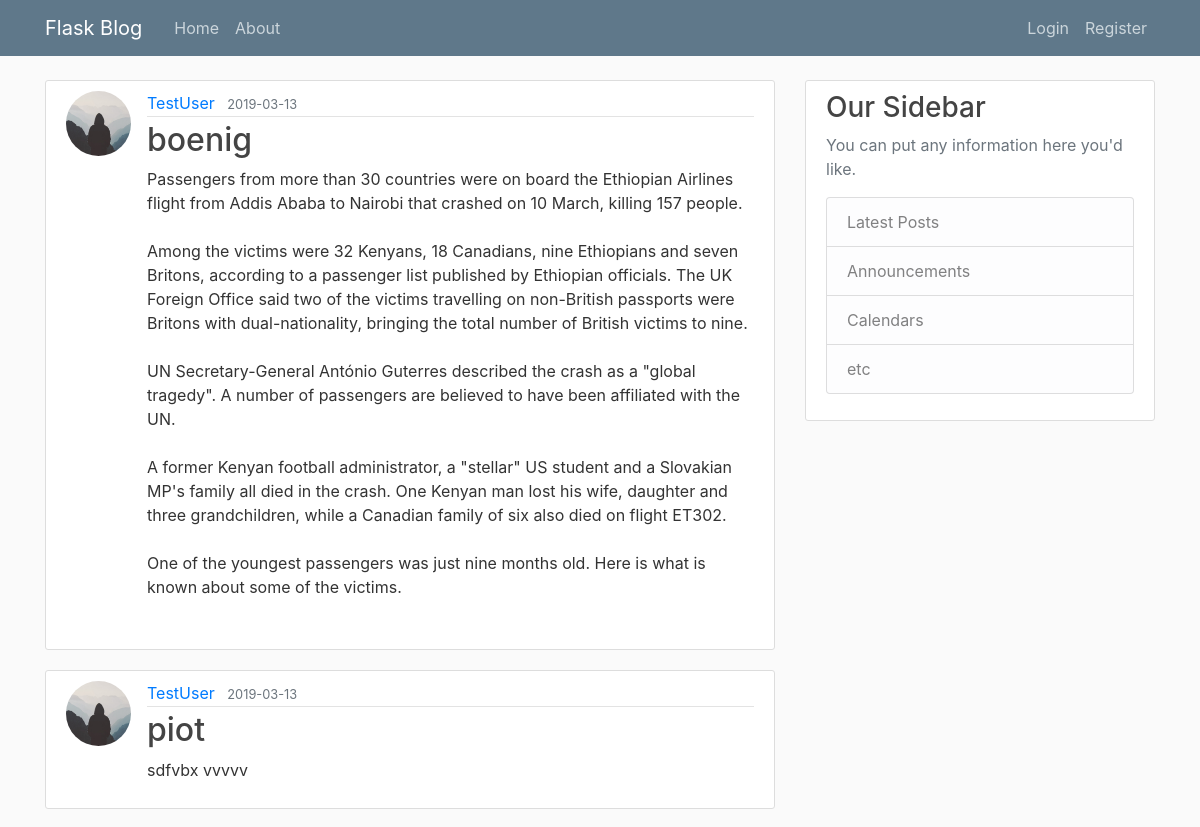
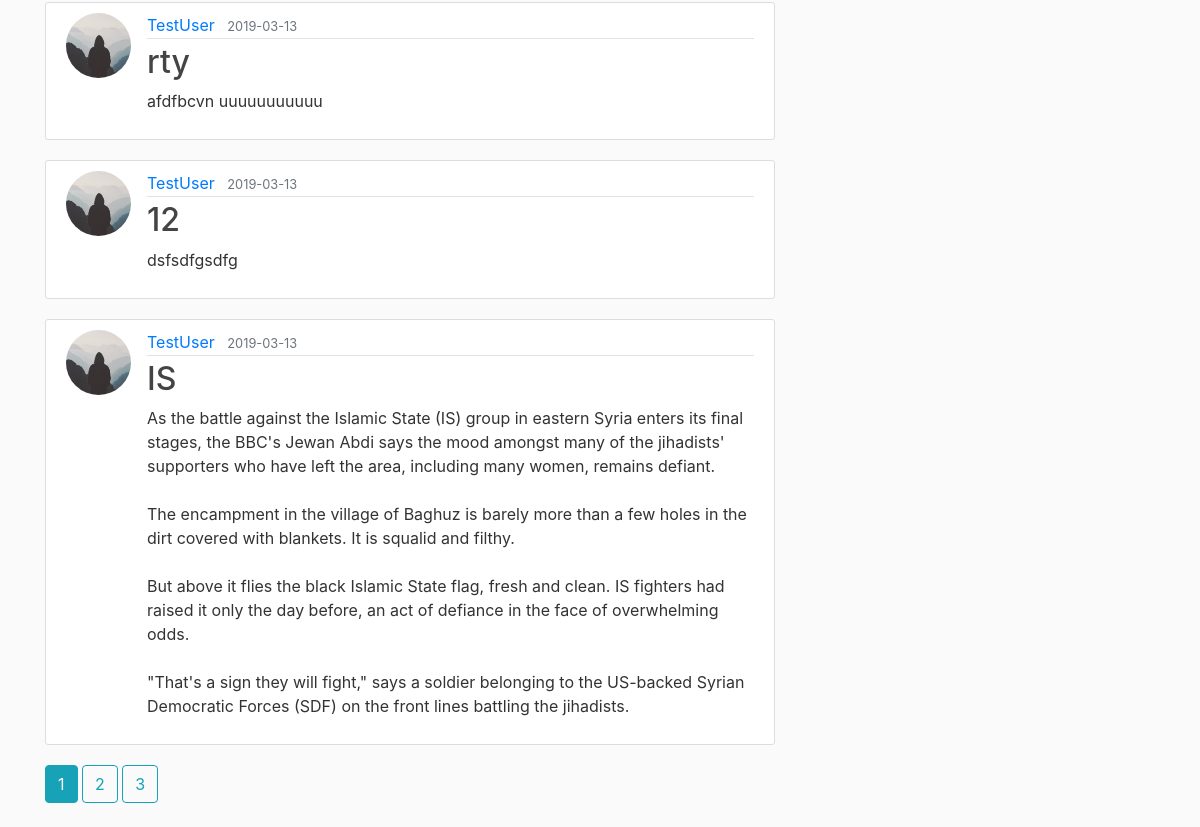
Page /home on the earlier database version (2 pictures, top to bottom).
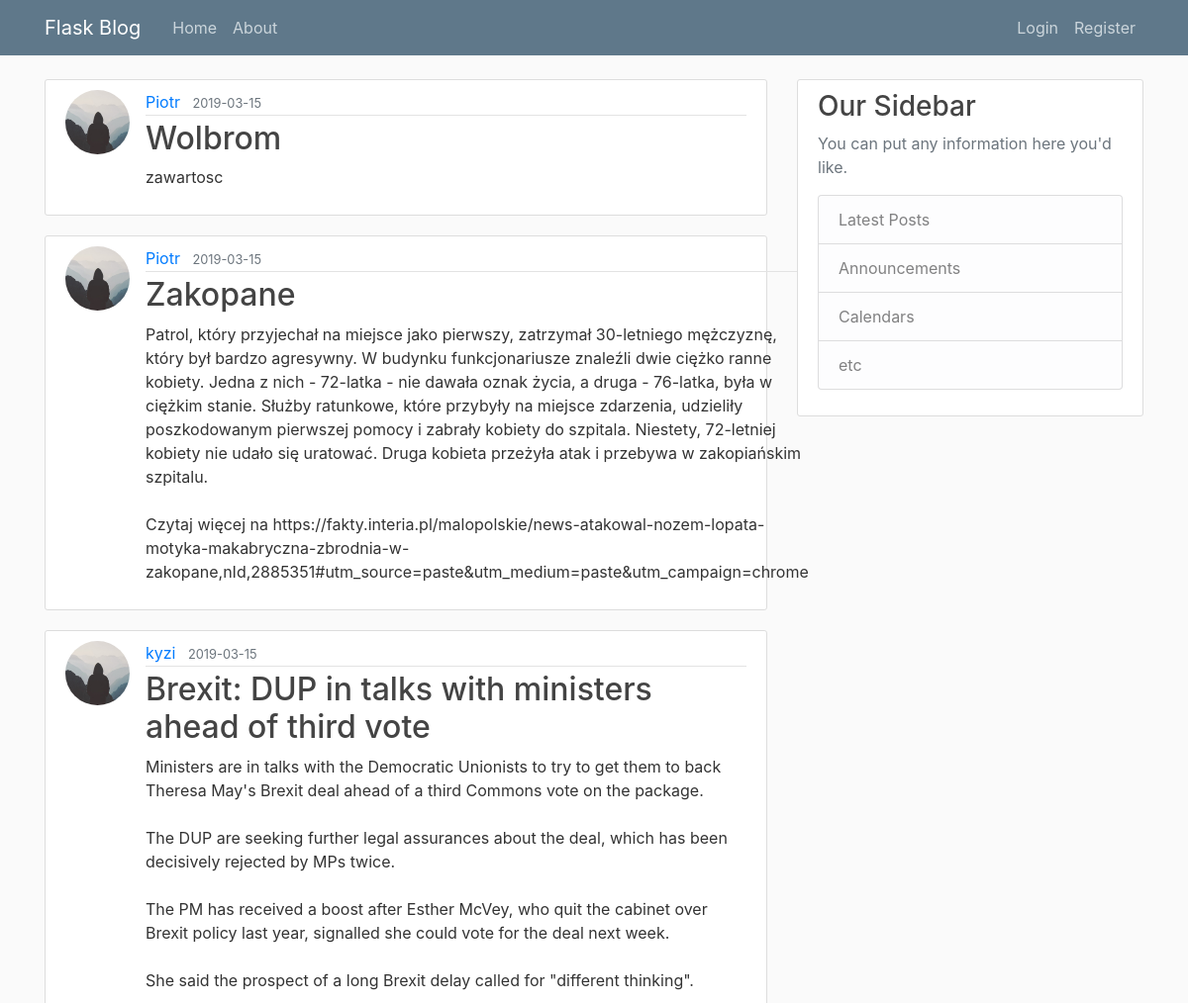
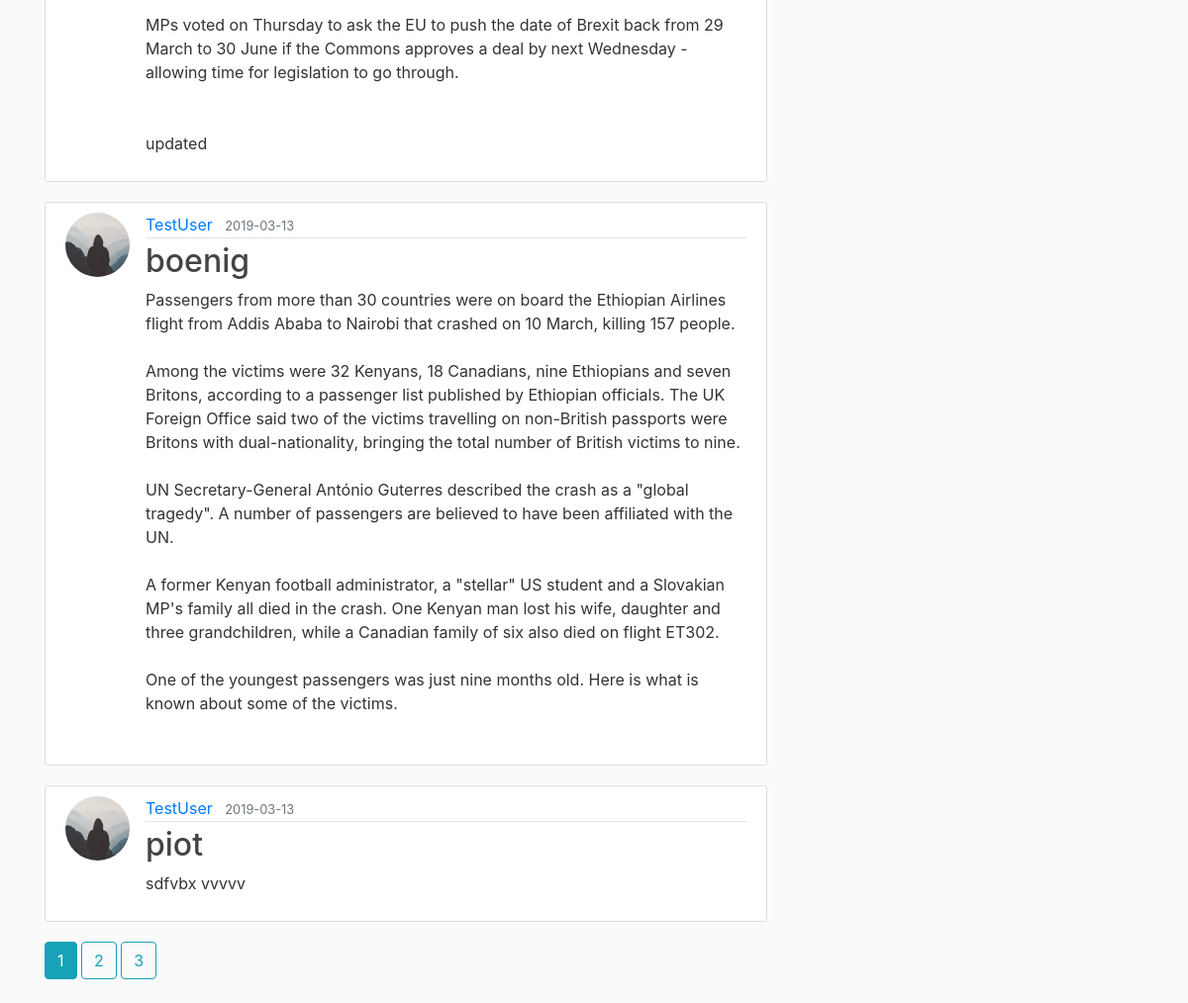
Same page on the later database version (2 pictures, top to bottom).
### flaskblog/models.py (models this page shows, shortened)
class Post(db.Model):
    id = db.Column(db.Integer, primary_key=True) #
    title = db.Column(db.String(100), nullable=False)
    date_posted = db.Column(db.DateTime, nullable=False, default = datetime.utcnow) # datetime.utcnow is without parenthis () because we want to pass function (not a value of this executed function)
    content = db.Column(db.Text, nullable=False)
    user_id = db.Column(db.Integer, db.ForeignKey('user.id'), nullable=False)

class User(db.Model, UserMixin):
    id = db.Column(db.Integer, primary_key=True) #user ID is an integer and this will be our pirimary_key
    username = db.Column(db.String(20), unique=True, nullable=False) #we assumed that username will be max 20 character long. username must be unique and cannot have value NULL
    email = db.Column(db.String(120), unique=True, nullable=False) #we assumed that email will be max 120 character long. email must be unique and cannot have value NULL
    image_file = db.Column(db.String(20), nullable=False, default='default.jpg') #we assumed that user profile picture name will be max 20 character long.
    password = db.Column(db.String(60), nullable=False)
    posts = db.relationship('Post', backref='author', lazy=True)

### flaskblog/main/routes.py (the view)
@main.route("/") #route decorator. This decoreator allows to add aditional subpages. Decorators allows to add aditional functionality to existing functions
@main.route("/home")
def home():
    page = request.args.get('page', 1, type=int) # default page is page '1', type int is for
    posts = Post.query.order_by(Post.date_posted.desc()).paginate(page=page, per_page=5) #create post variable that will use paginate and order posts (latest first)
    return render_template('home.html', posts= posts)

### flaskblog/templates/home.html (shortened to what this page needs)
{% extends "layout.html" %}
{% block content %}
    {% for post in posts.items %}
        <article class="media content-section">
          <img class="rounded-circle article-img" src="{{ url_for('static', filename = 'profile_pics/' + post.author.image_file) }}">
          <div class="media-body">
            <div class="article-metadata">
              <a class="mr-2" href=" {{ url_for('users.user_posts', username= post.author.username) }} ">{{ post.author.username }}</a>
              <small class="text-muted">{{ post.date_posted.strftime('%Y-%m-%d') }}</small>
            </div>
            <h2><a class="article-title" href="{{ url_for('posts.post', post_id = post.id) }}">{{ post.title }}</a></h2>
            <p class="article-content">{{ post.content }}</p>
          </div>
        </article>
    {% endfor %}
    {% for page_num in posts.iter_pages(left_edge=1, right_edge=1, left_current=1, right_current=2) %}
        {% if page_num %}
            {% if posts.page == page_num %}
                <a class = "btn btn-info mb-4" href="{{ url_for('main.home', page = page_num)}}">{{ page_num}}</a>
            {% else %}
                <a class = "btn btn-outline-info mb-4" href="{{ url_for('main.home', page = page_num)}}">{{ page_num}}</a>
            {% endif %}
        {% endif %}
    {% endfor %}
{% endblock content %}

Differences in the rows shown:
no longer on this page (row unchanged): Post: image_file (placeholder picture), author.username "TestUser", date_posted "2019-03-13", title "rty", content "afdfbcvn uuuuuuuuuuu"
no longer on this page (row unchanged): Post: image_file (placeholder picture), author.username "TestUser", date_posted "2019-03-13", title "12", content "dsfsdfgsdfg"
no longer on this page (row unchanged): Post: image_file (placeholder picture), author.username "TestUser", date_posted "2019-03-13", title "IS", content "As the battle against the Islamic State (IS) group in eastern Syria enters its final stages, the BBC's Jewan Abdi says the mood amongst many of the jihadists' supporters who have left the area, including many women, remains defiant. The encampment in the village of Baghuz is barely more than a few holes in the dirt covered with blankets. It is squalid and filthy. But above it flies the black Islamic State flag, fresh and clean. IS fighters had raised it only the day before, an act of defiance in the face of overwhelming odds. \"That's a sign they will fight,\" says a soldier belonging to the US-backed Syrian Democratic Forces (SDF) on the front lines battling the jihadists."
added Post: image_file (placeholder picture), author.username "Piotr", date_posted "2019-03-15", title "Wolbrom", content "zawartosc"
added Post: image_file (placeholder picture), author.username "Piotr", date_posted "2019-03-15", title "Zakopane", content "Patrol, który przyjechał na miejsce jako pierwszy, zatrzymał 30-letniego mężczyznę, który był bardzo agresywny. W budynku funkcjonariusze znaleźli dwie ciężko ranne kobiety. Jedna z nich - 72-latka - nie dawała oznak życia, a druga - 76-latka, była w ciężkim stanie. Służby ratunkowe, które przybyły na miejsce zdarzenia, udzieliły poszkodowanym pierwszej pomocy i zabrały kobiety do szpitala. Niestety, 72-letniej kobiety nie udało się uratować. Druga kobieta przeżyła atak i przebywa w zakopiańskim szpitalu. Czytaj więcej na https://fakty.interia.pl/malopolskie/news-atakowal-nozem-lopata-motyka-makabryczna-zbrodnia-w-zakopane,nId,2885351#utm_source=paste&utm_medium=paste&utm_campaign=chrome"
added Post: image_file (placeholder picture), author.username "kyzi", date_posted "2019-03-15", title "Brexit: DUP in talks with ministers ahead of third vote", content "Ministers are in talks with the Democratic Unionists to try to get them to back Theresa May's Brexit deal ahead of a third Commons vote on the package. The DUP are seeking further legal assurances about the deal, which has been decisively rejected by MPs twice. The PM has received a boost after Esther McVey, who quit the cabinet over Brexit policy last year, signalled she could vote for the deal next week. She said the prospect of a long Brexit delay called for \"different thinking\". MPs voted on Thursday to ask the EU to push the date of Brexit back from 29 March to 30 June if the Commons approves a deal by next Wednesday - allowing time for legislation to go through. updated"
